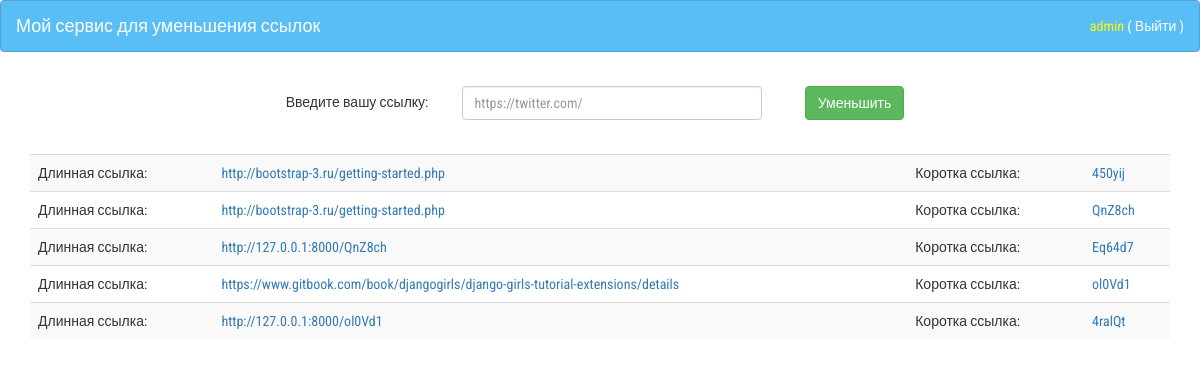
The app's page / (signed in) with its own data.
### alice_links/models.py (models this page shows, shortened)
class Urls(models.Model):
    name = models.CharField(max_length=20, blank=False, default='')
    short_id = models.SlugField(max_length=6, primary_key=True)
    http_url = models.URLField(max_length=200)
    pub_date = models.DateTimeField(auto_now=True)
    count = models.IntegerField(default=0)

### alice_links/views.py (the view)
# urls.py: url(r'^$', 'latest_urls', name='latest_urls'),
@login_required()
def latest_urls(request):
    urls_list = Urls.objects.order_by('-pub_date')[:5]
    return render(request, 'alice_links/index.html', {'urls_list': urls_list})

### alice_links/templates/alice_links/index.html (shortened to what this page needs)
{% extends 'alice_links/base.html' %}
{% block shortlink %}
    <div class="col-md-12">
        <form class="form-inline input" role="form" action="{% url 'model:add_shorten_url' %}" method="post"
              autocomplete="on">
            <label for="id_http_url">Введите вашу ссылку:</label>
            <input class="form-control" id="id_http_url" required maxlength="200" name="http_url" type="url" value=""
                   placeholder="https://twitter.com/"/>
            <button type="submit" class="btn btn-success">Уменьшить</button>
        </form>
        <table class="table table-striped">
            {% for urls in urls_list %}
                <tr>
                    <td>Длинная ссылка:</td>
                    <td><a href="{{ urls.http_url }}" target="_blank">{{ urls.http_url }}</a></td>
                    <td>Коротка ссылка:</td>
                    <td><a href="../{{ urls.short_id }}" target="_blank"
                           title="Для использования скопируйте адрес ссылки">{{ urls.short_id }}</a></td>
                </tr>
            {% endfor %}
        </table>
    </div>
{% endblock %}

### alice_links/templates/alice_links/base.html (shortened to what this page needs)
<!DOCTYPE html>
<html>
<head>
    {% load staticfiles %}
    <link rel="stylesheet" href="https://maxcdn.bootstrapcdn.com/bootstrap/3.3.1/css/bootstrap.min.css">
    <link rel="stylesheet" type="text/css" href="{% static 'alice_links/css/styles.css' %}"/>
</head>
<body>
    <nav class="navbar navbar-default">
        <div class="container-fluid">
            <div class="navbar-header">
                <a href="/" class="navbar-brand">Мой сервис для уменьшения ссылок</a>
            </div>
            {% if user.is_authenticated %}
                <p class="navbar-text navbar-right">&nbsp;{{ user.username }}&nbsp;<a class="navbar-link"
                                                                                 href="{% url 'logout' %}">(&nbsp;Выйти&nbsp;)</a></p>
            {% else %}
                <p class="navbar-text navbar-right"><a class="navbar-link" href="{% url 'login' %}">&nbsp;Войти</a></p>
            {% endif %}
        </div>
    </nav>
    <div class="container-fluid">
        <div class="row">
            <div class="col-md-12">
                {% block shortlink %}{% endblock %}
            </div>
        </div>
    </div>
</body>
</html>

### alice_links/static/alice_links/css/styles.css (style rules this page uses)
body { font-family: 'Roboto Condensed', sans-serif !important; }
.navbar-default .navbar-text { color: #fef500 !important; }
.navbar-default .navbar-link { color: white; }
.navbar-default .navbar-brand { color: white; }
.navbar-right { margin-right: 0; }
.navbar-default { background-color: #58bef5; border-color: #51a2d7; }
.form-control { display: inline-block; width: auto; }
label { font-weight: normal; }
.input { text-align: center; margin-bottom: 20px; }
.input label { margin: 0 30px 0 30px; }
.input input:nth-child(3) { width: 300px; }
.input button { margin: 14px 40px; }
tr td:nth-child(2) { max-width: 600px; word-wrap: break-word; table-layout: fixed; }
.table > tbody > tr > td { vertical-align: middle; }

### records on screen
Urls: http_url "http://bootstrap-3.ru/getting-started.php", short_id "450yij"
Urls: http_url "http://bootstrap-3.ru/getting-started.php", short_id "QnZ8ch"
Urls: http_url "http://127.0.0.1:8000/QnZ8ch", short_id "Eq64d7"
Urls: http_url "https://www.gitbook.com/book/djangogirls/django-girls-tutorial-extensions/details", short_id "ol0Vd1"
Urls: http_url "http://127.0.0.1:8000/ol0Vd1", short_id "4ralQt"

### other values on screen
{{ user.username }} "admin"
